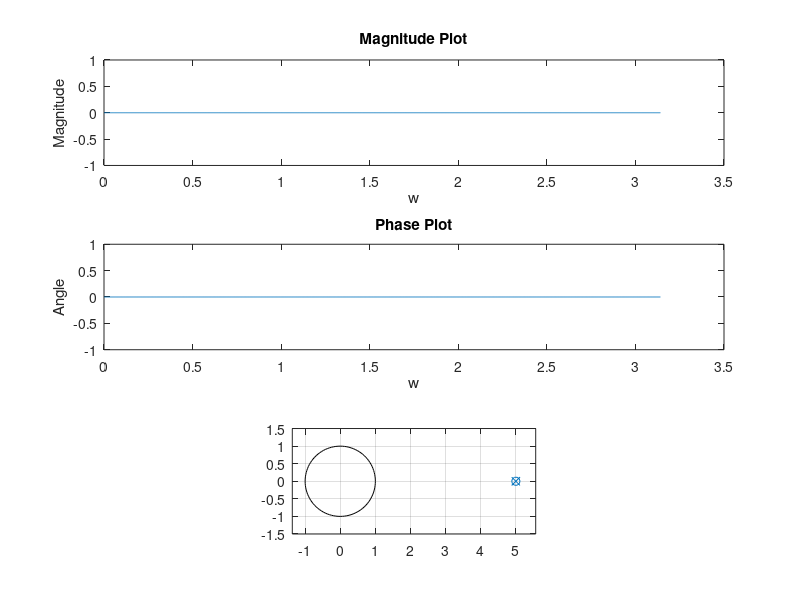
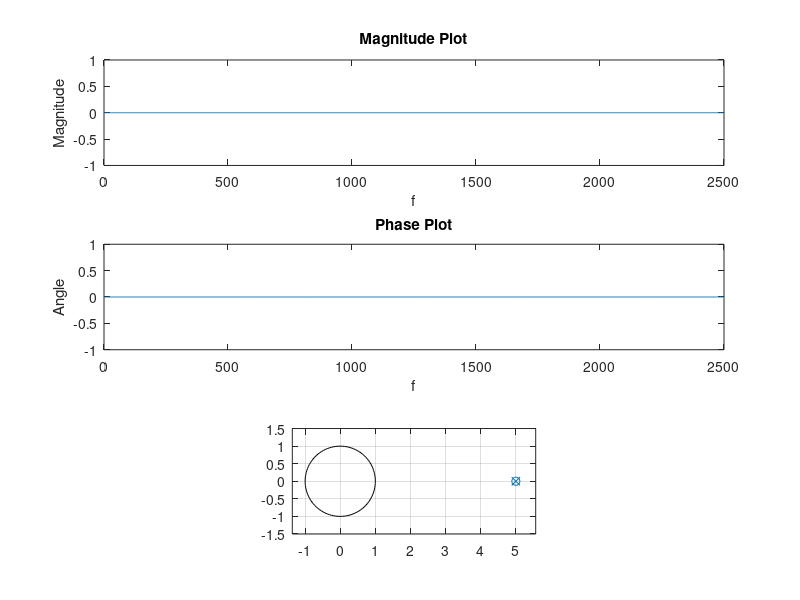

Recreate these plots in MATLAB, in order.
% Program to plot the magnitude response of a Difference Equation
% Example:
% Enter the co-efficients of x  [1 .5 1]
% Enter the co-efficients of y  [4 2 1]
clear all;
b=input('Enter the co-efficients of x  ');
a=input('Enter the co-efficients of y  ');
w=0:0.001:pi;
H=freqz(b,a,w);
Mag=20*log10(abs(H)/max(abs(H)));
Ang=angle(H);
figure ('Name','Digital Frequency Domain');
subplot(311);
plot(w,Mag);title('Magnitude Plot');xlabel('w');ylabel('Magnitude');
subplot(312);
plot(w,Ang);title('Phase Plot');xlabel('w');ylabel('Angle');
subplot(313);
zplane(b,a);

figure ('Name','Analog Frequency Domain');
N=1024;
Fs=5000;
[H F]=freqz(b,a,N,Fs);
Mag=20*log10(abs(H)/max(abs(H)));
Ang=angle(H);
subplot(311);
plot(F,Mag);title('Magnitude Plot');xlabel('f');ylabel('Magnitude');
subplot(312);
plot(F,Ang);title('Phase Plot');xlabel('f');ylabel('Angle');
subplot(313);
zplane(b,a);